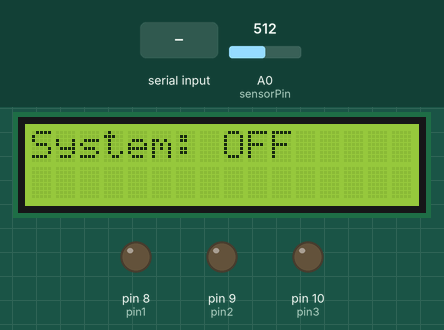
Recording of a sketch running on a simulated Arduino Uno, built with avr-gcc and run on an emulated ATmega328P. Parts: 16×2 character LCD, output pins drawn as LEDs (lit = HIGH). Inputs (shaded band) come from the test bench; at power-on: A0 (sensorPin) = 512. Random numbers use the default seed unless the sketch sets one; what the sketch prints to the serial monitor is not drawn.

Above: at 2.0 s.
2.1 s: "on\n" received over Serial
At 2.6 s:
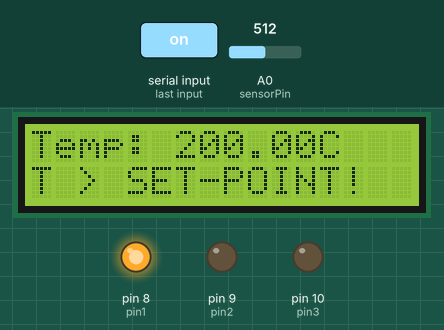
5.1 s: A0 (sensorPin) set to 222
At 5.6 s:
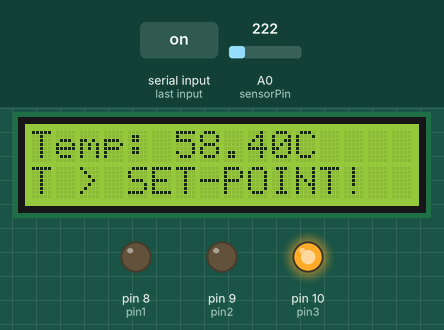
7.7 s: A0 (sensorPin) set to 187
At 9.5 s:
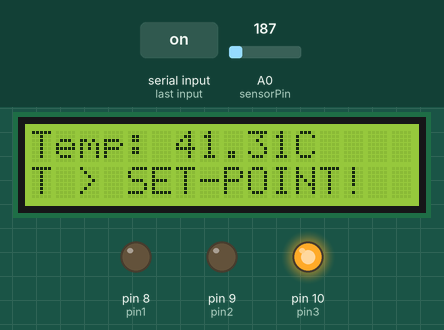
9.8 s: "90,45\n" received over Serial
11.9 s: A0 (sensorPin) set to 306
At 13.2 s:
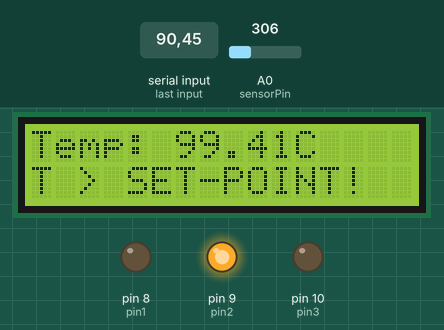
14.9 s: "help\n" received over Serial
Timing chart, 0 to 18.9 s (numbered marks = the images above; inputs shaded):
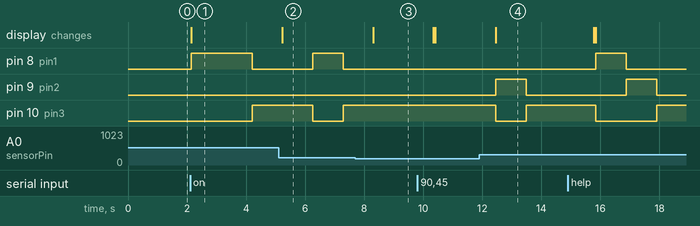

Measured:
- after the input at 2.1 s, pin 8 (pin1): LOW → HIGH after 0.05 s, → LOW 2.1 s later; pin 10 (pin3): LOW → HIGH after 2.1 s; the display: changes after 0.05 s (image 1)
- after the input at 5.1 s, the display: changes after 0.13 s (image 2)
- after the input at 7.7 s, the display: changes after 0.61 s (image 3)
- after the input at 11.9 s, pin 9 (pin2): LOW → HIGH after 0.56 s, → LOW 1.0 s later; pin 10 (pin3): HIGH → LOW after 0.56 s, → HIGH 1.0 s later; the display: changes after 0.56 s (image 4)

The sketch:

laboratory_31.ino
```cpp
// Include necessary libraries
#include <LiquidCrystal.h>

// Define constants and variables
const int sensorPin = A0;
const float referenceVoltage = 5.00;
const float conversionFactor = 1024.0;
const float temperatureOffset = 0.5;
const float humidityConstant = 0.16 / 0.0062;

LiquidCrystal lcd(12, 11, 5, 4, 3, 2);

bool systemOn = false; // System state (ON/OFF)
float temperatureSetPoint = 25.0; // Default set-point temperature in Celsius

// Function prototypes
void turnSystemOn();
void turnSystemOff();
void setTemperatureSetPoint();
void displayHelp();
float getTemperatureCelsius(int analogValue);
float getHumidity(float preHumidity, float temperatureCelsius);

// Pins for controlling outputs (you can adjust if needed)
const int pin1 = 8;
const int pin2 = 9;
const int pin3 = 10;

void setup() {
    pinMode(sensorPin, INPUT);
    pinMode(pin1, OUTPUT);
    pinMode(pin2, OUTPUT);
    pinMode(pin3, OUTPUT);
    Serial.begin(9600);
    lcd.begin(16, 2);
    lcd.clear();
    lcd.setCursor(0, 0);
    lcd.print("System: OFF");
    delay(500);

    // Show help menu on program start
    displayHelp();
}

void loop() {
    // Check for user commands via Serial
    if (Serial.available() > 0) {
        String command = Serial.readStringUntil('\n');
        command.trim(); // Remove extra spaces and newlines

        if (command == "on") {
            turnSystemOn();
        } else if (command == "off") {
            turnSystemOff();
        } else if (command == "set-point") {
            setTemperatureSetPoint();
        } else if (command == "help") {
            displayHelp(); // Call help function when 'help' is entered
        } else {
            Serial.println("Invalid command! Use 'help' for a list of commands.");
        }
    }

    // If the system is off, do not process data
    if (!systemOn) {
        return;
    }

    // Rest of the loop code for temperature and humidity
    int sensorValue = analogRead(sensorPin);
    float preHumidity = sensorValue / referenceVoltage;
    float temperatureCelsius = getTemperatureCelsius(sensorValue);
    float humidity = getHumidity(preHumidity, temperatureCelsius);

    lcd.clear();
    lcd.setCursor(0, 0);
    lcd.print("Temp: ");
    lcd.print(temperatureCelsius);
    lcd.print("C");

    lcd.setCursor(0, 1);
    lcd.print("Hum: ");
    lcd.print(humidity);
    lcd.print("%");

    Serial.print("Temperature: ");
    Serial.print(temperatureCelsius);
    Serial.print(" C, Humidity: ");
    Serial.print(humidity);
    Serial.println(" %");

    if (temperatureCelsius > temperatureSetPoint) {
        Serial.println("Warning: Temperature exceeds Set-Point!");
        lcd.setCursor(0, 1);
        lcd.print("T > SET-POINT!");
    }

    if (temperatureCelsius <= 0) {
        digitalWrite(pin2, HIGH);
        digitalWrite(pin1, LOW);
        digitalWrite(pin3, LOW);
    }
    else if (temperatureCelsius > 0 && temperatureCelsius <= 27) {
        digitalWrite(pin1, HIGH);
        digitalWrite(pin2, LOW);
        digitalWrite(pin3, LOW);
    }
    else if (temperatureCelsius > 27 && temperatureCelsius <= 50) {
        digitalWrite(pin1, LOW);
        digitalWrite(pin2, LOW);
        digitalWrite(pin3, HIGH);
    }
    else if (temperatureCelsius > 50) {
        int x = random(3);
        if (x == 0) {
            digitalWrite(pin2, HIGH);
            digitalWrite(pin1, LOW);
            digitalWrite(pin3, LOW);
        } else if (x == 1) {
            digitalWrite(pin1, HIGH);
            digitalWrite(pin2, LOW);
            digitalWrite(pin3, LOW);
        } else if (x == 2) {
            digitalWrite(pin1, LOW);
            digitalWrite(pin2, LOW);
            digitalWrite(pin3, HIGH);
        }
    }

    delay(1000); // Delay for ease of reading
}

// Function to turn the system ON
void turnSystemOn() {
    systemOn = true;
    lcd.clear();
    lcd.setCursor(0, 0);
    lcd.print("System: ON");
    Serial.println("System turned ON");
}

// Function to turn the system OFF
void turnSystemOff() {
    systemOn = false;
    lcd.clear();
    lcd.setCursor(0, 0);
    lcd.print("System: OFF");
    Serial.println("System turned OFF");
}

// Function to set the temperature set-point
void setTemperatureSetPoint() {
    Serial.println("Enter temperature set-point in Celsius: ");
    while (!Serial.available()) {
        // Wait for user input
    }
    String input = Serial.readStringUntil('\n');
    input.trim();
    temperatureSetPoint = input.toFloat();
    Serial.print("Set-point updated to: ");
    Serial.print(temperatureSetPoint);
    Serial.println(" C");
}

// Function to display help menu
void displayHelp() {
    Serial.println("Available commands:");
    Serial.println("  on         - Turn the system ON");
    Serial.println("  off        - Turn the system OFF");
    Serial.println("  set-point  - Set the desired temperature set-point");
    Serial.println("  help       - Display this help menu");
    Serial.println("");
    Serial.println("System will display temperature and humidity when ON.");
    Serial.println("If temperature exceeds set-point, a warning will be shown.");
}

// Function to calculate temperature in Celsius
float getTemperatureCelsius(int analogValue) {
    float voltage = (analogValue * referenceVoltage) / conversionFactor;
    return (voltage - temperatureOffset) * 100;
}

// Function to calculate humidity
float getHumidity(float preHumidity, float temperatureCelsius) {
    float humidityInitial = preHumidity - humidityConstant;
    float trueHumidityConstant = 0.00216 * temperatureCelsius;
    float trueHumidityFactor = 1.0546 - trueHumidityConstant;
    return humidityInitial / trueHumidityFactor;
}
```
